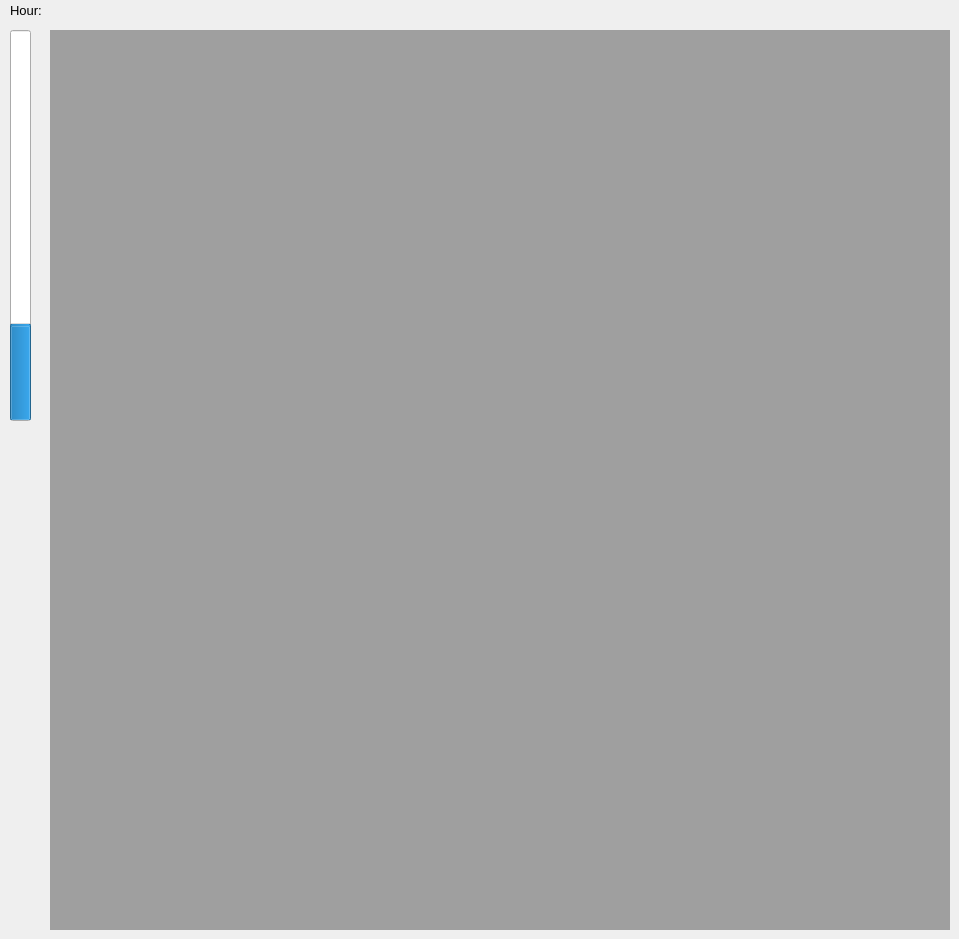
      <widget class="QWidget" name="page_3D">
       <widget class="QMdiArea" name="mdiArea_VTK">
        <property name="geometry">
         <rect>
          <x>50</x>
          <y>30</y>
          <width>900</width>
          <height>900</height>
         </rect>
        </property>
       </widget>
       <widget class="QProgressBar" name="progressBar">
        <property name="geometry">
         <rect>
          <x>10</x>
          <y>30</y>
          <width>21</width>
          <height>391</height>
         </rect>
        </property>
        <property name="value">
         <number>24</number>
        </property>
        <property name="orientation">
         <enum>Qt::Vertical</enum>
        </property>
       </widget>
       <widget class="QLabel" name="label_hour">
        <property name="geometry">
         <rect>
          <x>10</x>
          <y>0</y>
          <width>46</width>
          <height>20</height>
         </rect>
        </property>
        <property name="font">
         <font>
          <pointsize>10</pointsize>
         </font>
        </property>
        <property name="text">
         <string>Hour:</string>
        </property>
       </widget>
       <widget class="QLabel" name="hour_display">
        <property name="geometry">
         <rect>
          <x>50</x>
          <y>0</y>
          <width>46</width>
          <height>20</height>
         </rect>
        </property>
        <property name="font">
         <font>
          <pointsize>10</pointsize>
         </font>
        </property>
        <property name="text">
         <string/>
        </property>
       </widget>
      </widget>
